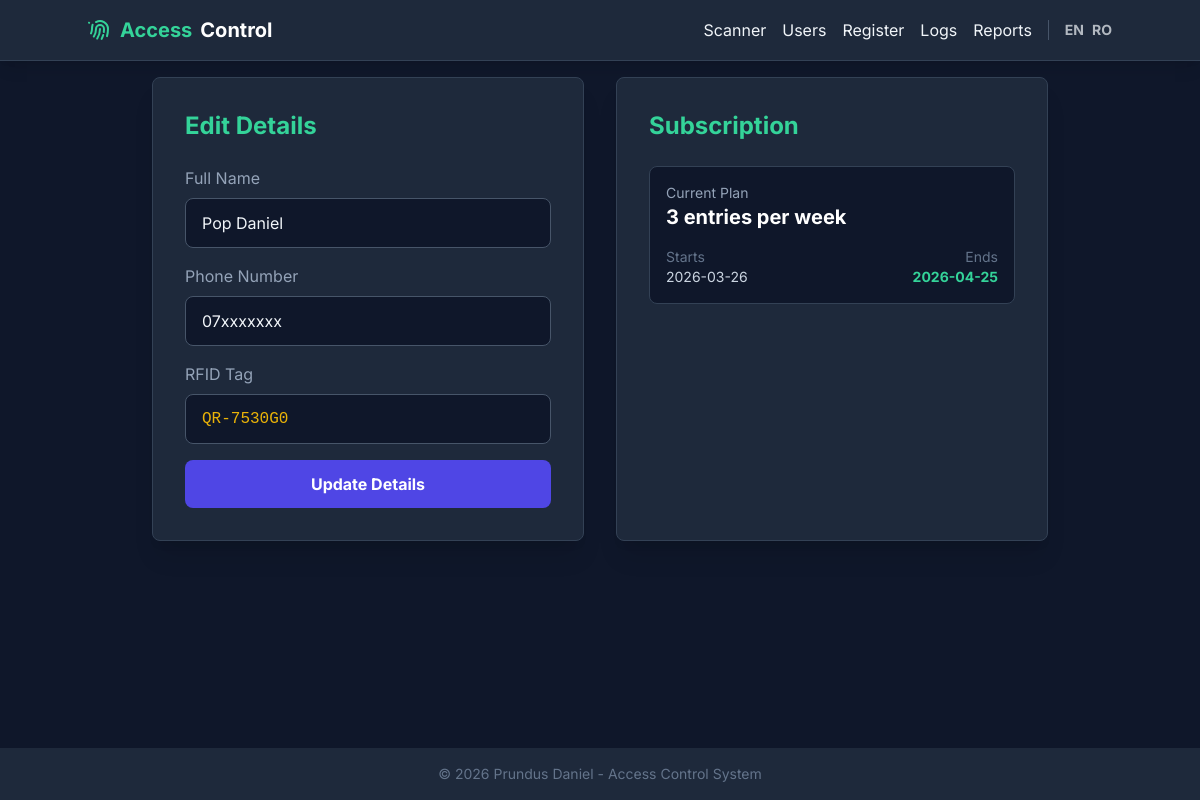
/user/16/edit, run on the app's committed database.
### database.py (models this page shows)
class User(db.Model):
    __tablename__ = 'users'
    id = db.Column(db.Integer, primary_key=True)
    name = db.Column(db.String, nullable=False)
    phone = db.Column(db.String, nullable=False, unique=True)
    rfid_tag = db.Column(db.String, nullable=False, unique=True)
    created_at = db.Column(db.DateTime, default=datetime.datetime.utcnow)

class SubscriptionType(db.Model):
    __tablename__ = 'subscription_types'
    id = db.Column(db.Integer, primary_key=True)
    name = db.Column(db.String, nullable=False)
    entries_per_week = db.Column(db.Integer)
    duration_days = db.Column(db.Integer, nullable=False)
    price = db.Column(db.Float, nullable=False)

class ActiveSubscription(db.Model):
    __tablename__ = 'active_subscriptions'
    id = db.Column(db.Integer, primary_key=True)
    user_id = db.Column(db.Integer, db.ForeignKey('users.id'), nullable=False)
    type_id = db.Column(db.Integer, db.ForeignKey('subscription_types.id'), nullable=False)
    start_date = db.Column(db.Date, nullable=False)
    end_date = db.Column(db.Date, nullable=False)

### app.py (the view, shortened to what this page needs)
@app.route('/user/<int:user_id>/edit', methods=['GET', 'POST'])
def edit_user(user_id):
    user = database.get_user_by_id(user_id)
    sub = database.get_active_subscription(user_id)
    return render_template('edit_user.html', user=user, sub=sub)

### app.py (called while the page is built)
def get_locale():
    return session.get('lang', 'en')

### database.py (called while the page is built)
def dict_helper(obj):
    if obj is None:
        return None
    return {c.name: getattr(obj, c.name) for c in obj.__table__.columns}

def get_user_by_id(user_id):
    user = User.query.get(user_id)
    return dict_helper(user)

def get_active_subscription(user_id):
    sub_data = db.session.query(ActiveSubscription, SubscriptionType)\
        .join(SubscriptionType, ActiveSubscription.type_id == SubscriptionType.id)\
        .filter(ActiveSubscription.user_id == user_id)\
        .filter(ActiveSubscription.end_date >= datetime.date.today())\
        .order_by(ActiveSubscription.end_date.desc())\
        .first()
    if sub_data:
        sub, sub_type = sub_data
        s_dict = dict_helper(sub)
        s_dict['sub_name'] = sub_type.name
        return s_dict
    return None

### templates/edit_user.html (shortened to what this page needs)
{% extends "layout.html" %}
{% block content %}
<div class="max-w-4xl mx-auto grid grid-cols-1 md:grid-cols-2 gap-8">
    <div class="bg-slate-800 rounded-lg shadow-xl p-8 border border-slate-700">
        <h2 class="text-2xl font-bold mb-6 text-emerald-400">{{ _('Edit Details') }}</h2>
        <form method="POST" action="/user/{{ user['id'] }}/edit" class="space-y-4">
            <div>
                <label class="block text-slate-400 mb-2">{{ _('Full Name') }}</label>
                <input type="text" name="name" value="{{ user['name'] }}" required
                    class="w-full bg-slate-900 border border-slate-600 rounded-lg px-4 py-3 focus:outline-none focus:border-emerald-500 transition">
            </div>
            <div>
                <label class="block text-slate-400 mb-2">{{ _('Phone Number') }}</label>
                <input type="tel" name="phone" value="{{ user['phone'] }}" required
                    class="w-full bg-slate-900 border border-slate-600 rounded-lg px-4 py-3 focus:outline-none focus:border-emerald-500 transition">
            </div>
            <div>
                <label class="block text-slate-400 mb-2">{{ _('RFID Tag') }}</label>
                <input type="text" name="rfid_tag" value="{{ user['rfid_tag'] }}" required
                    class="w-full bg-slate-900 border border-slate-600 rounded-lg px-4 py-3 focus:outline-none focus:border-emerald-500 transition font-mono text-yellow-500">
            </div>
            <button type="submit"
                class="w-full bg-indigo-600 hover:bg-indigo-500 text-white font-bold py-3 rounded-lg transition duration-200 mt-4">
                {{ _('Update Details') }}
            </button>
        </form>
    </div>
    <div class="bg-slate-800 rounded-lg shadow-xl p-8 border border-slate-700">
        <h2 class="text-2xl font-bold mb-6 text-emerald-400">{{ _('Subscription') }}</h2>
        {% if sub %}
        <div class="mb-6 p-4 bg-slate-900 rounded-lg border border-slate-700">
            <p class="text-slate-400 text-sm">{{ _('Current Plan') }}</p>
            <p class="text-xl font-bold text-white">{{ _(sub['sub_name']) }}</p>
            <div class="mt-4 flex justify-between text-sm">
                <div>
                    <p class="text-slate-500">{{ _('Starts') }}</p>
                    <p class="text-slate-300">{{ sub['start_date'] }}</p>
                </div>
                <div class="text-right">
                    <p class="text-slate-500">{{ _('Ends') }}</p>
                    <p class="text-emerald-400 font-bold">{{ sub['end_date'] }}</p>
                </div>
            </div>
        </div>
        {% endif %}
    </div>
</div>
{% endblock %}

### templates/layout.html (style rules this page uses)
body { font-family: 'Inter', sans-serif; }

### data on the page
User: name "Pop Daniel", phone "07xxxxxxx", rfid_tag "QR-7530G0"
ActiveSubscription: start_date "2026-03-26", end_date "2026-04-25"
